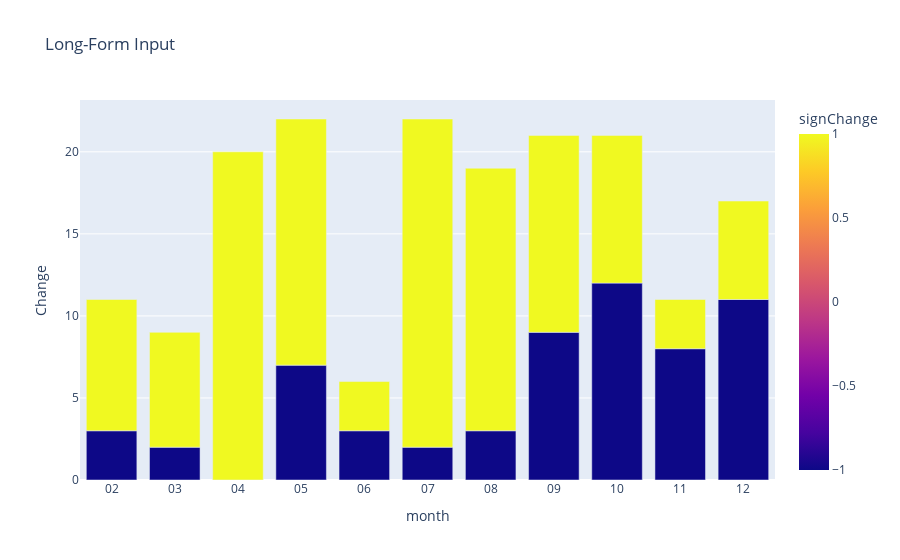

The notebook cell saved with this chart:
### Code cell
# fig = px.bar(df2[df2['year']=='2007'], x="month", y="Change", color="signChange", title="Long-Form Input")
# fig.show()

### Figure 1 — Plotly figure (JSON) as saved in the notebook; plotly's stock layout.template omitted (floating-point values rounded to 4 significant figures)
{"data": [{"alignmentgroup": "True", "hovertemplate": "month=%{x}<br>Change=%{y}<br>signChange=%{marker.color}<extra></extra>", "legendgroup": "", "marker": {"color": [-1, 1, -1, 1, 1, -1, 1, -1, 1, -1, 1, -1, 1, -1, 1, -1, 1, -1, 1, -1, 1], "coloraxis": "coloraxis", "pattern": {"shape": ""}}, "name": "", "offsetgroup": "", "orientation": "v", "showlegend": false, "textposition": "auto", "type": "bar", "x": ["02", "02", "03", "03", "04", "05", "05", "06", "06", "07", "07", "08", "08", "09", "09", "10", "10", "11", "11", "12", "12"], "xaxis": "x", "y": [3, 8, 2, 7, 20, 7, 15, 3, 3, 2, 20, 3, 16, 9, 12, 12, 9, 8, 3, 11, 6], "yaxis": "y"}], "layout": {"barmode": "relative", "coloraxis": {"colorbar": {"title": {"text": "signChange"}}, "colorscale": [[0, "#0d0887"], [0.1111, "#46039f"], [0.2222, "#7201a8"], [0.3333, "#9c179e"], [0.4444, "#bd3786"], [0.5556, "#d8576b"], [0.6667, "#ed7953"], [0.7778, "#fb9f3a"], [0.8889, "#fdca26"], [1, "#f0f921"]]}, "legend": {"tracegroupgap": 0}, "title": {"text": "Long-Form Input"}, "xaxis": {"anchor": "y", "domain": [0, 1], "title": {"text": "month"}}, "yaxis": {"anchor": "x", "domain": [0, 1], "title": {"text": "Change"}}}}
